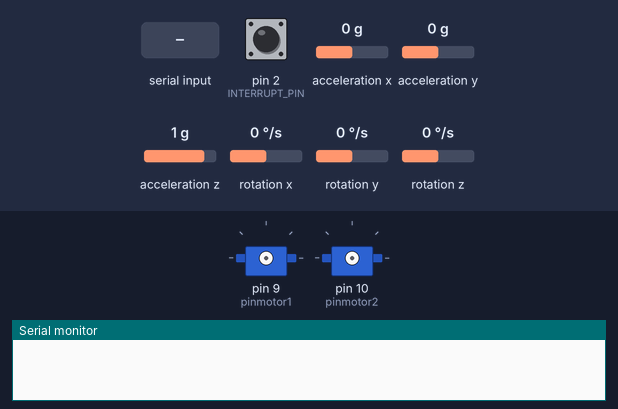
This sketch was run on a simulated Arduino Uno, built with avr-gcc and run on an emulated ATmega328P. Parts: 2 × servo, the last lines printed to the serial monitor. Inputs (shaded band) come from the test bench; at power-on: pin 2 (INTERRUPT_PIN) LOW, acceleration x 0 g, acceleration y 0 g, acceleration z 1 g, rotation x 0 °/s, rotation y 0 °/s, rotation z 0 °/s. The sensor or clock chip raises its interrupt line as the real part does; random numbers use the default seed unless the sketch sets one.

Above: at 0.0 s.
At 1.8 s:
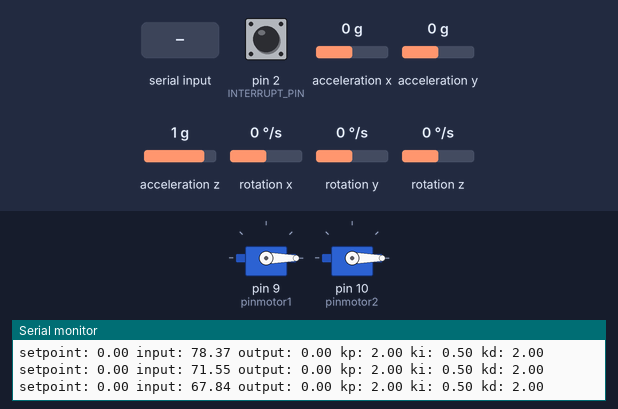
1.9 s: "1024\n" received over Serial
At 2.7 s:
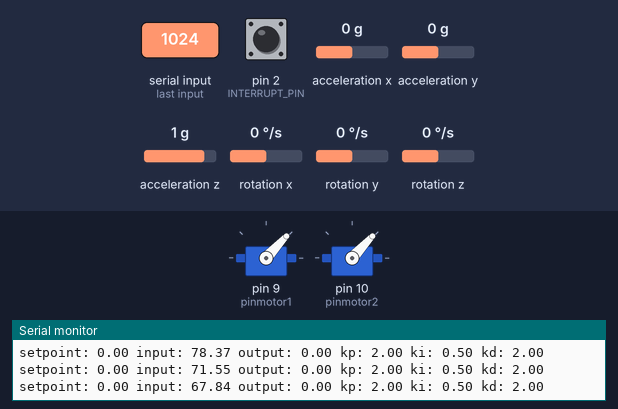
Timing chart, 0 to 4.9 s (numbered marks = the images above; inputs shaded):
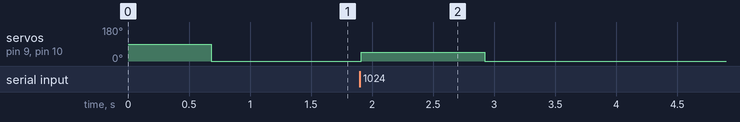

The sketch:

autotune.ino
```cpp
#include "I2Cdev.h"
#include "MPU6050_6Axis_MotionApps20.h"
#if I2CDEV_IMPLEMENTATION == I2CDEV_ARDUINO_WIRE
    #include "Wire.h"
#endif
#include<Servo.h>
#define INTERRUPT_PIN 2
#include <PID_v1.h>
#include <PID_AutoTune_v0.h>


int limit = 30;

MPU6050 mpu;

Servo motor1;
Servo motor2;

int pinmotor1 = 9;
int pinmotor2 = 10;

int power = 0;
int powermotor1 = 0;
int powermotor2 = 0;

bool dmpReady = false;  // set true if DMP init was successful
uint8_t mpuIntStatus;   // holds actual interrupt status byte from MPU
uint8_t devStatus;      // return status after each device operation (0 = success, !0 = error)
uint16_t packetSize;    // expected DMP packet size (default is 42 bytes)
uint16_t fifoCount;     // count of all bytes currently in FIFO
uint8_t fifoBuffer[64]; // FIFO storage buffer

Quaternion q;           // [w, x, y, z]         quaternion container
VectorFloat gravity;    // [x, y, z]            gravity vector
float degreeposition[3];           // [yaw, pitch, roll]   yaw/pitch/roll container and gravity vector
double yaw = 0;
double pitch = 0;
double roll = 0;

volatile bool mpuInterrupt = false;     // indicates whether MPU interrupt pin has gone high
void dmpDataReady() {
    mpuInterrupt = true;
}
byte ATuneModeRemember=2;
double input=80, output=50, setpoint=0;
double kp=2,ki=0.5,kd=2;

double kpmodel=1.5, taup=100, theta[50];
double outputStart=5;
double aTuneStep=50, aTuneNoise=1, aTuneStartValue=100;
unsigned int aTuneLookBack=20;

boolean tuning = false;
unsigned long  modelTime, serialTime;

PID myPID(&input, &output, &setpoint,kp,ki,kd, DIRECT);
PID_ATune aTune(&input, &output);

//set to false to connect to the real world
boolean useSimulation = true;

void setup()
{
  if(useSimulation)
  {
    for(byte i=0;i<50;i++)
    {
      theta[i]=outputStart;
    }
    modelTime = 0;
  }
  //Setup the pid
  myPID.SetMode(AUTOMATIC);

  if(tuning)
  {
    tuning=false;
    changeAutoTune();
    tuning=true;
  }

  serialTime = 0;
  Serial.begin(9600);
  #if I2CDEV_IMPLEMENTATION == I2CDEV_ARDUINO_WIRE
        Wire.begin();
        Wire.setClock(400000); // 400kHz I2C clock. Comment this line if having compilation difficulties
    #elif I2CDEV_IMPLEMENTATION == I2CDEV_BUILTIN_FASTWIRE
        Fastwire::setup(400, true);
    #endif
    Serial.println(F("Initializing I2C devices..."));
    mpu.initialize();
    pinMode(INTERRUPT_PIN, INPUT);
    Serial.println(F("Testing device connections..."));
    Serial.println(mpu.testConnection() ? F("MPU6050 connection successful") : F("MPU6050 connection failed"));
    Serial.println(F("Initializing DMP..."));
    devStatus = mpu.dmpInitialize();
    mpu.setXGyroOffset(52);
    mpu.setYGyroOffset(-20);
    mpu.setZGyroOffset(-8);
    mpu.setXAccelOffset(937);
    mpu.setYAccelOffset(-895);
    mpu.setZAccelOffset(925);
    if (devStatus == 0) {
        // turn on the DMP, now that it's ready
        Serial.println(F("Enabling DMP..."));
        mpu.setDMPEnabled(true);

        // enable Arduino interrupt detection
        Serial.println(F("Enabling interrupt detection (Arduino external interrupt 0)..."));
        attachInterrupt(digitalPinToInterrupt(INTERRUPT_PIN), dmpDataReady, RISING);
        mpuIntStatus = mpu.getIntStatus();

        // set our DMP Ready flag so the main loop() function knows it's okay to use it
        Serial.println(F("DMP ready! Waiting for first interrupt..."));
        dmpReady = true;

        // get expected DMP packet size for later comparison
        packetSize = mpu.dmpGetFIFOPacketSize();
          } else {
        // ERROR!
        // 1 = initial memory load failed
        // 2 = DMP configuration updates failed
        // (if it's going to break, usually the code will be 1)
        Serial.print(F("DMP Initialization failed (code "));
        Serial.print(devStatus);
        Serial.println(F(")"));
    }
    motor1.attach(pinmotor1);
    motor2.attach(pinmotor2);
}

void loop()
{
  if (!dmpReady) return;

    // wait for MPU interrupt or extra packet(s) available
    while (!mpuInterrupt && fifoCount < packetSize) {
    //sthxD
    }
    mpuInterrupt = false;
    mpuIntStatus = mpu.getIntStatus();

    // get current FIFO count
    fifoCount = mpu.getFIFOCount();
    if ((mpuIntStatus & 0x10) || fifoCount == 1024) {
        // reset so we can continue cleanly
        mpu.resetFIFO();
        Serial.println(F("FIFO overflow!"));

    // otherwise, check for DMP data ready interrupt (this should happen frequently)
    } else if (mpuIntStatus & 0x02) {
        // wait for correct available data length, should be a VERY short wait
        while (fifoCount < packetSize) fifoCount = mpu.getFIFOCount();

        // read a packet from FIFO
        mpu.getFIFOBytes(fifoBuffer, packetSize);
        fifoCount -= packetSize;

        mpu.dmpGetQuaternion(&q, fifoBuffer);
        mpu.dmpGetGravity(&gravity, &q);
        mpu.dmpGetYawPitchRoll(degreeposition, &q, &gravity);

        yaw = degreeposition[0]*180/M_PI;
        pitch = degreeposition[1]*180/M_PI;

        if(!useSimulation)
  { //pull the input in from the real world
        roll = degreeposition[2]*180/M_PI;
  }
        /*Serial.print("ypr\t");
        Serial.print(yaw);
        Serial.print("\t");
        Serial.print(pitch);
        Serial.print("\t");
        Serial.println(roll);*/
        if(Serial.available())
        {
          power = Serial.parseInt();
        }

        powermotor1 = power;
        powermotor2 = power;
        unsigned long now = millis();
  if(tuning)
  {
    byte val = (aTune.Runtime());
    if (val!=0)
    {
      tuning = false;
    }
    if(!tuning)
    { //we're done, set the tuning parameters
      kp = aTune.GetKp();
      ki = aTune.GetKi();
      kd = aTune.GetKd();
      myPID.SetTunings(kp,ki,kd);
      AutoTuneHelper(false);
    }
  }
  else myPID.Compute();

  if(useSimulation)
  {
    theta[30]=output;
    if(now>=modelTime)
    {
      modelTime +=100;
      DoModel();
    }
  }
  else
  {
     //analogWrite(0,output);
  }

  //send-receive with processing if it's time
  if(millis()>serialTime)
  {
    SerialReceive();
    SerialSend();
    serialTime+=500;
  }
}
        //Serial.println(Outputy);
        powermotor1 -= output/2;
        powermotor2 += output/2;
        //Serial.println(powermotor1);
        motor1.writeMicroseconds(powermotor1);
        motor2.writeMicroseconds(powermotor2);
    }


void changeAutoTune()
{
 if(!tuning)
  {
    //Set the output to the desired starting frequency.
    output=aTuneStartValue;
    aTune.SetNoiseBand(aTuneNoise);
    aTune.SetOutputStep(aTuneStep);
    aTune.SetLookbackSec((int)aTuneLookBack);
    AutoTuneHelper(true);
    tuning = true;
  }
  else
  { //cancel autotune
    aTune.Cancel();
    tuning = false;
    AutoTuneHelper(false);
  }
}

void AutoTuneHelper(boolean start)
{
  if(start)
    ATuneModeRemember = myPID.GetMode();
  else
    myPID.SetMode(ATuneModeRemember);
}


void SerialSend()
{
  Serial.print("setpoint: ");Serial.print(setpoint); Serial.print(" ");
  Serial.print("input: ");Serial.print(input); Serial.print(" ");
  Serial.print("output: ");Serial.print(output); Serial.print(" ");
  if(tuning){
    Serial.println("tuning mode");
  } else {
    Serial.print("kp: ");Serial.print(myPID.GetKp());Serial.print(" ");
    Serial.print("ki: ");Serial.print(myPID.GetKi());Serial.print(" ");
    Serial.print("kd: ");Serial.print(myPID.GetKd());Serial.println();
  }
}

void SerialReceive()
{
  if(Serial.available())
  {
   char b = Serial.read();
   Serial.flush();
   if((b=='1' && !tuning) || (b!='1' && tuning))changeAutoTune();
  }
}

void DoModel()
{
  //cycle the dead time
  for(byte i=0;i<49;i++)
  {
    theta[i] = theta[i+1];
  }
  //compute the input
  input = (kpmodel / taup) *(theta[0]-outputStart) + input*(1-1/taup) + ((float)random(-10,10))/100;

}
```

Measured:
- after the input at 1.9 s, servo on pin 9 (pinmotor1), servo on pin 10 (pinmotor2): 0° → 47° at once, → 0° 1.0 s later
